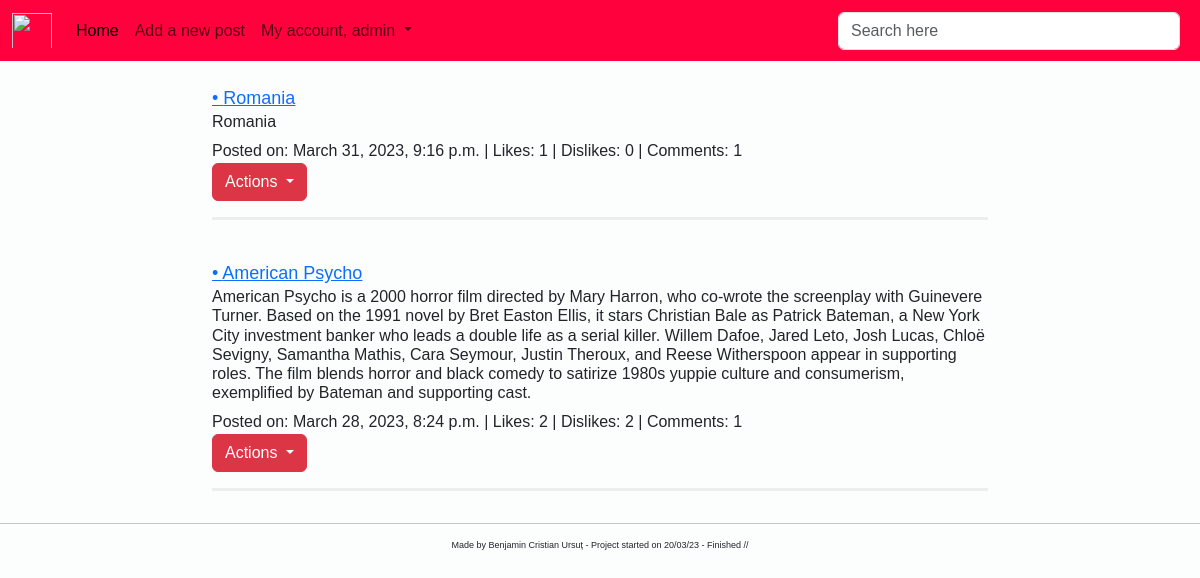
/all_posts/ (signed in), run on the app's committed database.
### post/models.py (models this page shows)
class Post(models.Model):
    image = models.ImageField(null=True, blank=True)
    title = models.CharField(max_length=200, null=True)
    description = RichTextField(blank=True, null=True)
    small_description = models.TextField(null=True, blank=True)
    date = models.DateField(auto_now_add=True, null=True)
    likes = models.ManyToManyField(User, related_name='blog_posts', blank=True)
    dislikes = models.ManyToManyField(User, related_name='blog', blank=True)
    created_on = models.DateTimeField(auto_now_add=True, null=True)
    class Meta:
        ordering = ['-created_on']
    def total_like(self):
        return self.likes.count()
    def total_dislike(self):
        return self.dislikes.count()
    def total_comments(self):
        return self.comments.count()

### post/views.py (the view)
# urls.py: path('all_posts/', views.PostListView.as_view(), name='view-blog'),
class PostListView(LoginRequiredMixin, ListView):
    template_name = 'post/list_of_post.html'
    model = Post
    context_object_name = 'all_posts'

### templates/post/list_of_post.html (shortened to what this page needs)
{% extends 'base.html' %}
{% block content %}
    <div class="container-fluid">
        <div class="row">
            <div class="col-md-8 offset-md-2">
                {% for post in all_posts %}
                    <br>
                    <a href="{% url 'detail-blog' post.id %}" style="font-size: large">• {{ post.title }}</a>
                    {% if post.description %}
                        <h6>{{ post.small_description }}</h6>
                    {% endif %}
                    Posted on: {{ post.created_on }} |
                    Likes: {{ post.total_like }} |
                    Dislikes: {{ post.total_dislike }} |
                    Comments: {{ post.total_comments }}
                    {% if user.is_superuser %}
                        <div class="dropdown">
                            <button class="btn btn-danger dropdown-toggle" type="button" data-bs-toggle="dropdown"
                                    aria-expanded="false">
                                Actions
                            </button>
                        </div>
                    {% endif %}
                    <hr class="solid" style="border-top: 3px solid #bbb;">
                {% endfor %}
            </div>
        </div>
    </div>
{% endblock %}

### templates/navbar.html (shortened to what this page needs)
<nav class="navbar navbar-expand-lg" style="background-color: #FF013C">
    <div class="container-fluid">
        <img class="navbar-brand"
             src="https://external-content.duckduckgo.com/iu/?u=http%3A%2F%2Fclipart-library.com%2Fimages_k%2Fbears-logo-transparent%2Fbears-logo-transparent-8.png&f=1&nofb=1&ipt=9b6f724f443e20de8c7bcab7ae8802b0dc1c161da96e5839c84b3e390552ac47&ipo=images"
             width="40px" height="45px">
        <div class="collapse navbar-collapse" id="navbarSupportedContent">
            <ul class="navbar-nav me-auto mb-2 mb-lg-0">
                <li class="nav-item">
                    <a class="nav-link active" aria-current="page" href="{% url 'home' %}">Home</a>
                </li>
                {% if user.is_superuser %}
                    <li class="nav-item">
                        <a class="nav-link" href="{% url 'new-blog' %}">Add a new post</a>
                    </li>
                {% endif %}
                {% if user.is_authenticated %}
                    <li class="nav-item dropdown">
                    <a class="nav-link dropdown-toggle" href="#" role="button" data-bs-toggle="dropdown"
                       aria-expanded="false">
                        My account, {{ user.username }}
                    </a>
                {% endif %}
                </li>
            </ul>
            <form method="get" class="d-flex" role="search" action="{% url 'search' %}" style="width: 350px">
                <input class="form-control me-2" type="search" name="search" placeholder="Search here"
                       aria-label="Search">
            </form>
        </div>
    </div>
</nav>

### templates/base.html (style rules this page uses)
body { background-color: #fcfefe; font-family: Helvetica, sans-serif; }

### data on the page
Post: title "Romania", small_description "Romania", created_on "March 31, 2023, 9:16 p.m.", total_like "1", total_dislike "0", total_comments "1"
Post: title "American Psycho", small_description "American Psycho is a 2000 horror film directed by Mary Harron, who co-wrote the screenplay with Guinevere Turner. Based on the 1991 novel by Bret Easton Ellis, it stars Christian Bale as Patrick Bateman, a New York City investment banker who leads a double life as a serial killer. Willem Dafoe, Jared Leto, Josh Lucas, Chloë Sevigny, Samantha Mathis, Cara Seymour, Justin Theroux, and Reese Witherspoon appear in supporting roles. The film blends horror and black comedy to satirize 1980s yuppie culture and consumerism, exemplified by Bateman and supporting cast.", created_on "March 28, 2023, 8:24 p.m.", total_like "2", total_dislike "2", total_comments "1"

### other printed values
{{ user.username }} "admin"
